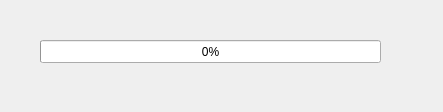
<?xml version="1.0" encoding="UTF-8"?>
<ui version="4.0">
 <class>GOCXMLLoadingFormClass</class>
 <widget class="QWidget" name="GOCXMLLoadingFormClass">
  <property name="geometry">
   <rect>
    <x>0</x>
    <y>0</y>
    <width>443</width>
    <height>112</height>
   </rect>
  </property>
  <property name="windowTitle">
   <string>GOCXMLLoadingForm</string>
  </property>
  <property name="windowIcon">
   <iconset resource="GOC_XML_Editor_Ressource.qrc">
    <normaloff>:/media/logo/GoC_XML_Editor_Logo</normaloff>:/media/logo/GoC_XML_Editor_Logo</iconset>
  </property>
  <widget class="QProgressBar" name="progressBar">
   <property name="geometry">
    <rect>
     <x>40</x>
     <y>40</y>
     <width>341</width>
     <height>23</height>
    </rect>
   </property>
   <property name="value">
    <number>0</number>
   </property>
  </widget>
 </widget>
 <layoutdefault spacing="6" margin="11"/>
 <resources>
  <include location="GOC_XML_Editor_Ressource.qrc"/>
 </resources>
 <connections/>
</ui>
